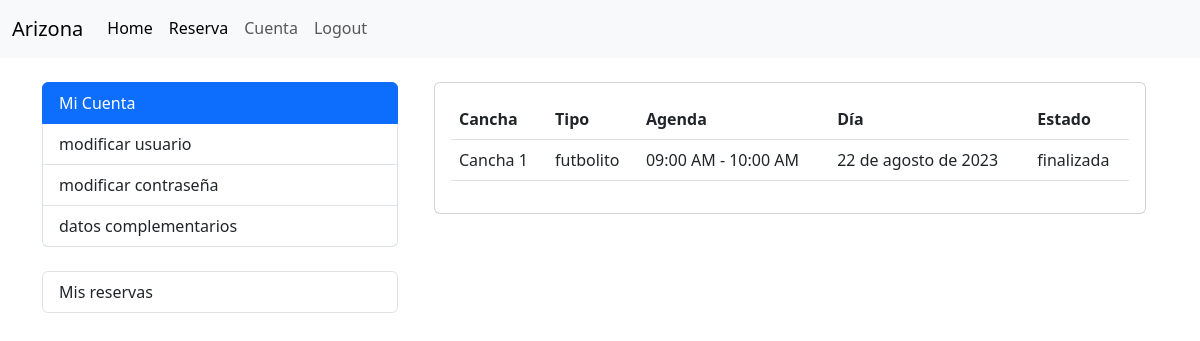
Screenshot of /cliente/reservas_user/ (signed in) with the database file from the repository.
### cliente/models.py (models this page shows, shortened)
class Reserva(models.Model):
    cliente = models.ForeignKey(Cliente, on_delete=models.CASCADE)
    agenda = models.ForeignKey(Agenda, on_delete=models.CASCADE)
    dia = models.DateField()
    ESTADO_CHOICES = [
        ('disponible', 'Disponible'),
        ('pendiente', 'Pendiente'),
        ('finalizada', 'Finalizada'),
    ]
    estado = models.CharField(max_length=20, choices=ESTADO_CHOICES, default='disponible')
    class Meta:
        unique_together = ('agenda', 'cliente', 'dia')

### servicio/models.py (models this page shows, shortened)
class Agenda(models.Model):
    cancha = models.ForeignKey(Cancha, on_delete=models.CASCADE)
    horario = models.ForeignKey(Horario, on_delete=models.CASCADE)
    disponible = models.BooleanField(default=True)
    class Meta:
        verbose_name = _('Agenda')
        verbose_name_plural = _('Agendas')
        unique_together = ('cancha', 'horario')

class Cancha(models.Model):
    NUMERACION_CHOICES = [
        ('1', 'Cancha 1'),
        ('2', 'Cancha 2'),
        ('3', 'Cancha 3'),
        ('4', 'Cancha 4'),
        ('5', 'Cancha 5'),
        ('6', 'Cancha 6'),
        ('7', 'Cancha 7'),
        ('8', 'Cancha 8'),
    ]
    numeracion = models.CharField(max_length=10, choices=NUMERACION_CHOICES)
    tipo = models.ForeignKey(TipoCancha, on_delete=models.CASCADE, related_name='canchas')
    def __str__(self):
        return f'Cancha {self.numeracion}'
    class Meta:
        verbose_name = _('Cancha')
        verbose_name_plural = _('Canchas')

class TipoCancha(models.Model):
    nombre = models.CharField(max_length=50)
    precio = models.DecimalField(max_digits=8, decimal_places=0)
    descripcion = models.TextField()
    def __str__(self):
        return self.nombre
    class Meta:
        verbose_name = _('Tipo de Cancha')
        verbose_name_plural = _('Tipos de Canchas')

class Horario(models.Model):
    AM = 'AM'
    PM = 'PM'
    MERIDIEM_CHOICES = [
        (AM, 'AM'),
        (PM, 'PM'),
    ]
    hora_inicio = models.TimeField()
    hora_fin = models.TimeField()
    meridiem = models.CharField(max_length=2, choices=MERIDIEM_CHOICES, default=PM)
    def __str__(self):
        return f'{self.hora_inicio.strftime("%I:%M %p")} - {self.hora_fin.strftime("%I:%M %p")}'

### cliente/views.py (the view)
# urls.py: path('reservas_user/', views.listar_reservas_usuario, name='listar_reservas_usuario'),
def listar_reservas_usuario(request):
    try:
        cliente = request.user.cliente
    except Cliente.DoesNotExist:
        messages.warning(request, 'Necesitas crear un Cliente para acceder a esta página')
        return redirect(reverse('cliente:cliente_create'))
    reservas = Reserva.objects.filter(cliente=cliente)
    return render(request, 'reserva/reservas_usuario.html', {'reservas': reservas})

### cliente/templates/reserva/reservas_usuario.html (shortened to what this page needs)
{% extends "accounts/index.html" %}
{% block accounts_container %}
<div class="container">
  <div class="card">
    <div class="card-body">
      {% if reservas %}
      <table class="table reserva-table">
        <thead>
          <tr>
            <th>Cancha</th>
            <th>Tipo</th>
            <th>Agenda</th>
            <th>Día</th>
            <th>Estado</th>
          </tr>
        </thead>
        <tbody>
          {% for reserva in reservas %}
          <tr >
            <td>{{ reserva.agenda.cancha }}</td>
            <td>{{ reserva.agenda.cancha.tipo }}</td>
            <td>{{ reserva.agenda.horario }}</td>
            <td>{{ reserva.dia }}</td>
            <td>{{ reserva.estado }}</td>
          </tr>
          {% empty %}
          <tr>
            <td colspan="4">No hay servicio disponibles.</td>
          </tr>
          {% endfor %}
        </tbody>
      </table>
      {% else %}
      <p>No hay reservas disponibles.</p>
      {% endif %}
    </div>
  </div>
</div>
{% endblock %}

### rows the page displays
Reserva: agenda.cancha "Cancha 1", agenda.cancha.tipo "futbolito", agenda.horario "09:00 AM - 10:00 AM", dia "22 de agosto de 2023", estado "finalizada"
